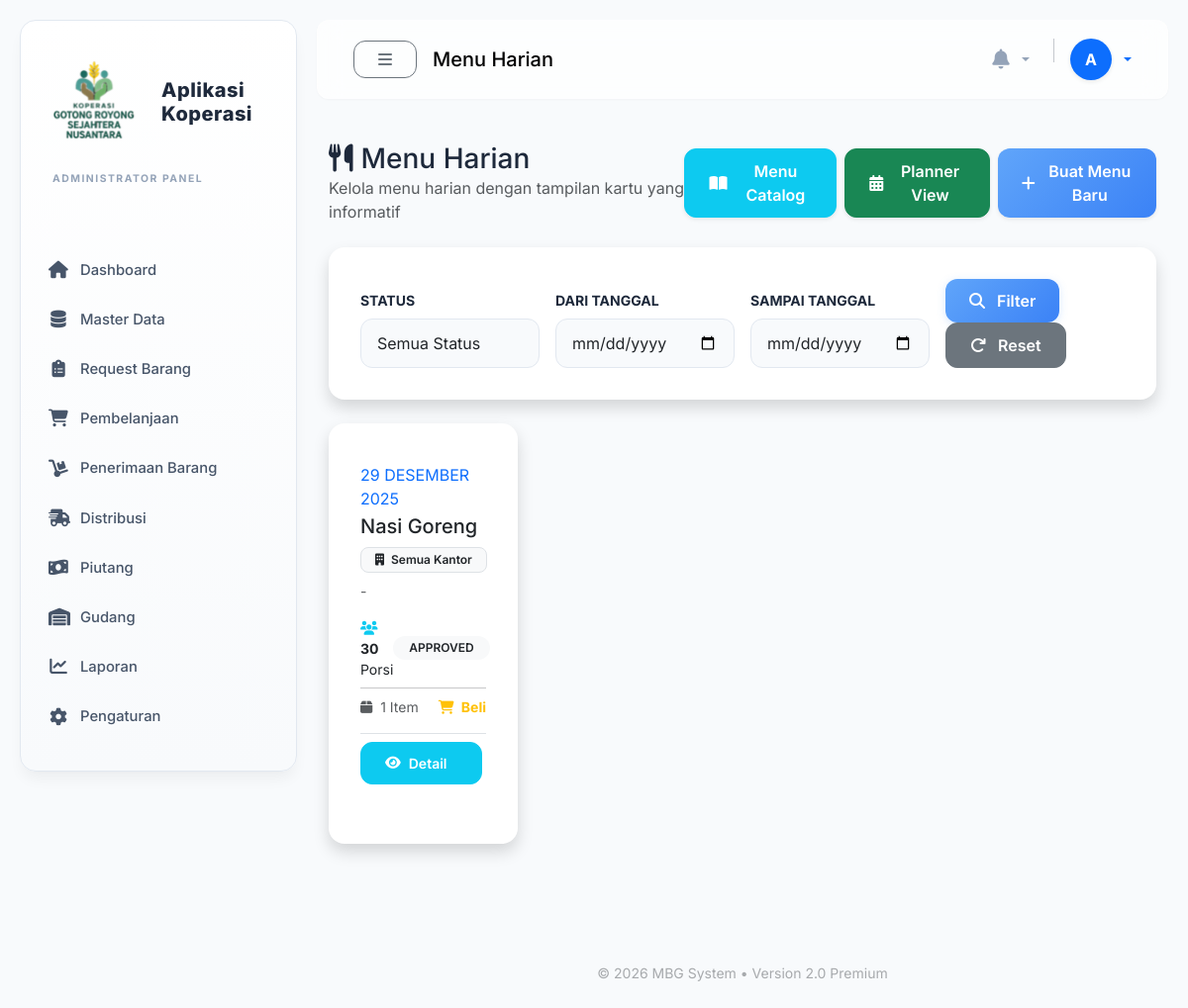
Before: /modules/menu/index.php (signed in) with the older database file.
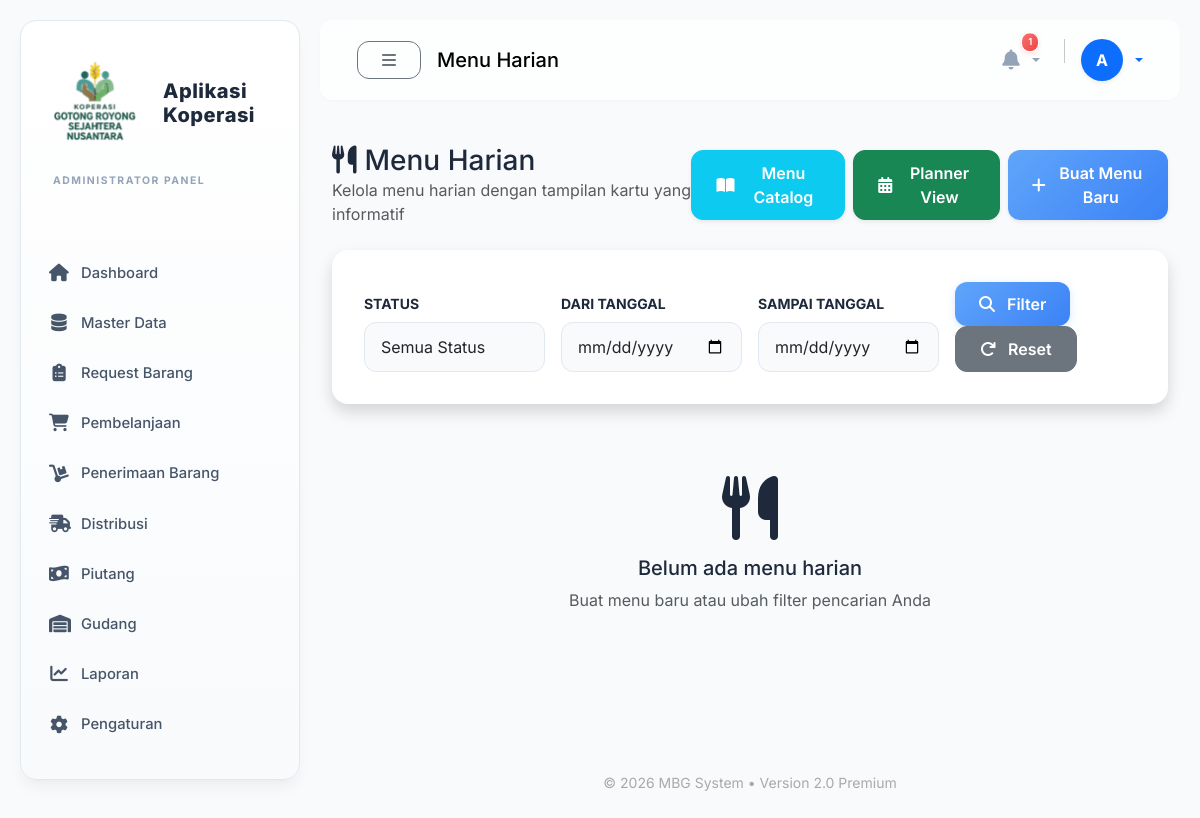
After: the same page with the newer database file.
### tables this page shows
CREATE TABLE `menu_harian` (
  `id` int(11) NOT NULL,
  `no_menu` varchar(50) NOT NULL,
  `menu_master_id` int(11) DEFAULT NULL,
  `tanggal_menu` date NOT NULL,
  `nama_menu` varchar(200) NOT NULL,
  `deskripsi` text DEFAULT NULL,
  `total_porsi` int(11) DEFAULT 0 COMMENT 'Total portions to be prepared',
  `kantor_id` int(11) DEFAULT NULL COMMENT 'Target office, NULL = all offices',
  `status` enum('draft','approved','processing','completed','cancelled') DEFAULT 'draft',
  `created_by` int(11) NOT NULL,
  `approved_by` int(11) DEFAULT NULL,
  `approved_at` datetime DEFAULT NULL,
  `notes` text DEFAULT NULL COMMENT 'Additional notes',
  `created_at` timestamp NOT NULL DEFAULT current_timestamp(),
  `updated_at` timestamp NULL DEFAULT NULL ON UPDATE current_timestamp()
);

### helpers/functions.php (called while the page is built, shortened)
<?php
if (!function_exists('format_tanggal')) {
    function format_tanggal($date, $format = 'd F Y') {
        $bulan = [
            1 => 'Januari', 'Februari', 'Maret', 'April', 'Mei', 'Juni',
            'Juli', 'Agustus', 'September', 'Oktober', 'November', 'Desember'
        ];
        $timestamp = strtotime($date);
        $d = date('d', $timestamp);
        $m = date('n', $timestamp);
        $y = date('Y', $timestamp);
        if ($format == 'd F Y') {
            return $d . ' ' . $bulan[$m] . ' ' . $y;
        } elseif ($format == 'd M Y') {
            return $d . ' ' . substr($bulan[$m], 0, 3) . ' ' . $y;
        } else {
            return date($format, $timestamp);
        }
    }
}
if (!function_exists('format_number')) {
    function format_number($number, $decimals = 0) {
        return number_format($number, $decimals, ',', '.');
    }
}

### config/database.php (called while the page is built, shortened)
<?php
$conn = mysqli_connect(DB_HOST, DB_USER, DB_PASS, DB_NAME);
function db_query($query, $params = []) {
    global $conn;
    if (empty($params)) {
        $result = mysqli_query($conn, $query);
        return $result;
    }
    return false;
}
function db_get_row($query, $params = []) {
    $result = db_query($query, $params);
    if ($result && mysqli_num_rows($result) > 0) {
        return mysqli_fetch_assoc($result);
    }
    return null;
}

### modules/menu/index.php (the view, shortened to what the changed rows need)
<?php
require_once '../../config/database.php';
require_once '../../helpers/MenuHarianHelper.php';
require_once '../../helpers/menu_helpers.php';
require_once '../../helpers/functions.php';
$sql = "SELECT * FROM v_menu_summary WHERE 1=1";
$params = [];
$types = '';
$sql .= " ORDER BY tanggal_menu DESC, created_at DESC";
if (!empty($params)) {
    $stmt = $conn->prepare($sql);
    $stmt->bind_param($types, ...$params);
    $stmt->execute();
    $result = $stmt->get_result();
} else {
    $result = $conn->query($sql);
}
$menus = [];
while ($row = $result->fetch_assoc()) {
    $menus[] = $row;
}
require_once '../../includes/header.php';
require_once '../../includes/navbar.php';
?>
<div class="container-fluid py-4">
    <div class="d-flex justify-content-between align-items-center mb-4">
        <div>
            <h1 class="h3 mb-0 text-gray-800">
                <i class="fas fa-utensils me-2"></i>Menu Harian
            </h1>
        </div>
    </div>
    <div class="row">
        <?php if (empty($menus)): ?>
        <div class="col-12 text-center py-5">
            <div class="text-gray-300 mb-3">
                <i class="fas fa-utensils fa-4x"></i>
            </div>
            <h5>Belum ada menu harian</h5>
            <p class="text-muted">Buat menu baru atau ubah filter pencarian Anda</p>
        </div>
        <?php else: ?>
            <?php foreach ($menus as $menu): ?>
            <div class="col-xl-3 col-md-6 mb-4">
                <div class="card border-left-<?= get_status_color($menu['status']) ?> shadow h-100 py-2 card-menu">
                    <div class="card-body">
                        <div class="row no-gutters align-items-center">
                            <div class="col mr-2">
                                <div class="text-xs font-weight-bold text-<?= get_status_color($menu['status']) ?> text-uppercase mb-1">
                                    <?= format_tanggal($menu['tanggal_menu']) ?>
                                </div>
                                <div class="h5 mb-0 font-weight-bold text-gray-800 mb-2">
                                    <?= htmlspecialchars($menu['nama_menu']) ?>
                                </div>
                                <div class="mb-2">
                                    <span class="badge bg-light text-dark border">
                                        <i class="fas fa-building me-1"></i> <?= htmlspecialchars($menu['nama_kantor'] ?? 'Semua Kantor') ?>
                                    </span>
                                </div>
                                <p class="text-muted small mb-2 text-truncate" style="max-width: 250px;">
                                    <?= htmlspecialchars($menu['deskripsi'] ?? '-') ?>
                                </p>
                                <div class="d-flex justify-content-between align-items-center mt-3">
                                    <div class="small">
                                        <i class="fas fa-users text-info me-1"></i> <strong><?= format_number($menu['total_porsi']) ?></strong> Porsi
                                    </div>
                                    <div class="small">
                                         <?= get_menu_status_badge($menu['status']) ?>
                                    </div>
                                </div>
                                <hr class="my-2">
                                <div class="d-flex justify-content-between align-items-center small text-muted">
                                    <div>
                                        <i class="fas fa-box me-1"></i> <?= $menu['total_items'] ?> Item
                                    </div>
                                    <div class="<?= $menu['items_to_purchase'] > 0 ? 'text-warning fw-bold' : 'text-success' ?>">
                                        <?php if ($menu['items_to_purchase'] > 0): ?>
                                            <i class="fas fa-shopping-cart me-1"></i> Beli
                                        <?php else: ?>
                                            <i class="fas fa-check me-1"></i> Stok OK
                                        <?php endif; ?>
                                    </div>
                                </div>
                            </div>
                        </div>
                        <div class="card-actions mt-3 pt-2 border-top d-flex justify-content-between">
                            <a href="detail.php?id=<?= $menu['id'] ?>" class="btn btn-sm btn-info text-white flex-grow-1 me-1">
                                <i class="fas fa-eye"></i> Detail
                            </a>
                        </div>
                    </div>
                </div>
            </div>
            <?php endforeach; ?>
        <?php endif; ?>
    </div>
</div>
<?php
function get_status_color($status) {
    $colors = [
        'draft' => 'secondary',
        'approved' => 'primary',
        'processing' => 'warning',
        'completed' => 'success',
        'cancelled' => 'danger'
    ];
    return $colors[$status] ?? 'secondary';
}
require_once '../../includes/footer.php';
?>

### includes/navbar.php (shortened to what the changed rows need)
<div id="content">
    <nav class="navbar navbar-expand-lg navbar-custom">
        <div class="container-fluid">
            <div class="ms-auto d-flex align-items-center gap-2">
                <div class="dropdown">
                    <button class="btn btn-link text-decoration-none dropdown-toggle p-2 border-0 position-relative" type="button" data-bs-toggle="dropdown" style="color: var(--text-muted);">
                        <i class="fas fa-bell fs-5"></i>
                        <?php
                        $notif_query = "SELECT COUNT(*) as total FROM request WHERE status = 'pending'";
                        $notif = db_get_row($notif_query);
                        $notif_count = $notif['total'] ?? 0;
                        if ($notif_count > 0):
                        ?>
                        <span class="position-absolute top-0 start-50 translate-middle-y badge rounded-pill bg-danger border border-white" style="font-size: 0.6rem; padding: 4px 6px;">
                            <?= $notif_count ?>
                        </span>
                        <?php endif; ?>
                    </button>
                </div>
            </div>
        </div>
    </nav>
    <div class="content-wrapper">

### helpers/menu_helpers.php
<?php
if (!function_exists('get_menu_status_badge')) {
    function get_menu_status_badge($status) {
        $badges = [
            'draft' => '<span class="badge bg-secondary rounded-pill px-3">DRAFT</span>',
            'approved' => '<span class="badge bg-primary rounded-pill px-3">APPROVED</span>',
            'processing' => '<span class="badge bg-warning text-dark rounded-pill px-3">PROCESSING</span>',
            'completed' => '<span class="badge bg-success rounded-pill px-3">COMPLETED</span>',
            'cancelled' => '<span class="badge bg-danger rounded-pill px-3">CANCELLED</span>'
        ];
        return $badges[$status] ?? '<span class="badge bg-light text-dark rounded-pill px-3">' . strtoupper($status) . '</span>';
    }
}

Changed rows visible on the page:
removed menu_harian: tanggal_menu "29 DESEMBER 2025", nama_menu "Nasi Goreng", nama_kantor "Semua Kantor", deskripsi "-", total_porsi "30", status "APPROVED", total_items "1"
Other visible differences:
$notif_count: (not shown) → "1"
text now shown: "Belum ada menu harian Buat menu baru atau ubah filter pencarian Anda"
